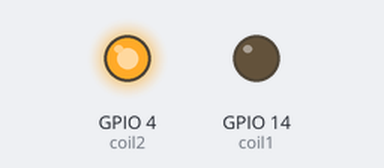
A sketch run on a simulated ESP8266 (NodeMCU). Shown: output pins drawn as LEDs (lit = HIGH). What the sketch prints to the serial monitor is not drawn.

Above: at 0.1 s.
At 1.1 s:
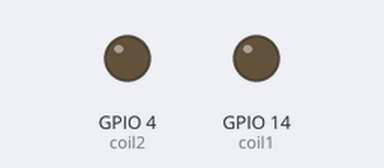
Timing chart, 0 to 2.6 s (numbered marks = the images above):
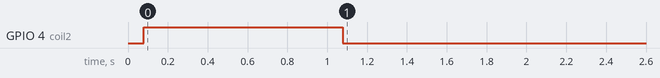

The sketch:

Flag_Controller.ino
```cpp
#include <ESP8266WiFi.h>                                                              //Needed for starting WiFi cnd configure it
#include <WiFiUDP.h>                                                                  //Needed for UDP protocol
#include <string.h>                                                                   //Needed to get string length
#include <stdlib.h>                                                                   //Needed for Converting String to INT

#define coil1 14                                                                      //Define what IO pins are connected to the coils of relays
#define coil2 4


unsigned int UDPPort = 2390;                                                          //UDP PORT
WiFiUDP Udp;                                                                          //Create instance of WiFiUDP

IPAddress local_IP(192,168,4,22);                                                     //Access Point IP
IPAddress gateway(192,168,4,22);                                                      //Access Point is itselft the gateway
IPAddress subnet(255,255,255,0);                                                      //IP Mask

int flag = 0;                                                                         //Beach's Flag State (1-Green|2-Yellow|3-Red)
float temp = 0;                                                                       //Temperature
int flag_a = 1;                                                                       //Previous Beach's Flag state


void setup() {
  Serial.begin(9600);                                                                 //Starting Serial Comunications with 9600 Baud Rate
  pinMode(coil1, OUTPUT);                                                             //Define coils as OUTPUTS
  pinMode(coil2, OUTPUT);

  WiFi.mode(WIFI_AP);                                                                 //Start WiFi mode as Access Point
  Serial.print("Configuring soft-AP ... ");
  Serial.println(WiFi.softAPConfig(local_IP, gateway, subnet) ? "Ready" : "Failed!"); //Configure Access point with the defined IP,Gateway and Mask
  Serial.print("Setting soft-AP ... ");
  Serial.println(WiFi.softAP("ESP8266_AP") ? "Ready" : "Failed!");                    //Start Access Point with the ID Vodafone-FA81A2
  Serial.print("Soft-AP IP address = ");
  Serial.println(WiFi.softAPIP());                                                    //Prints out the IP of the WiFi access point

  Udp.begin(UDPPort);                                                                 //Start UDP comunications with the port defined
}


void loop() {
  int packetSize = Udp.parsePacket();                                                 //Preparing UDP reading and get size of the packet received
  char buff[5] = {0};                                                                 //Buffer that will receive the packet

  if (packetSize){                                                                    //If there is a packet, store it in the Buffer
    Udp.read(buff, 5);
    Serial.print((String)"Buffer:"+buff+"\n");
  }

  if (strlen(buff) == 1){                                                             //If buffer string length is 1,
    flag = atoi(buff);                                                                //Converts String to INT and stores it on flag
  }
  else if (strlen(buff) == 3){                                                        //If buffer string length is 3,
    temp = (float)atoi(buff)/10;                                                      //Converts String to Float divide it by 10 and stores it on temp
  }

  Serial.print((String)"Temp: "+temp+"C\n");
  Serial.print((String)"Previous Flag: "+flag_a+"\n");
  Serial.print((String)"Flag: "+flag+"\n");

  if ((flag - flag_a) == 1){                                                          //Compare current flag state with previous flag state, if it needs to get to next flag motor, goes forward
    Serial.print("Forward\n");
    digitalWrite(coil1, 1);
    delay(1000);                                                                      //Time for the motor to move

  }
  else if((flag - flag_a) == -1){                                                     //Compare current flag state with previous flag state, if it needs to get to previous flag, motor goes backwards
    Serial.print("Backwards\n");
    digitalWrite(coil2, 1);
    delay(1000);                                                                      //Time for the motor to move

  }                                                                                   //Special cases for GREEN to RED and RED to Green
  else if ((flag - flag_a)== 2){                                                      //Compare current flag state with previous flag state, if it's on GREEN and it need's to be on RED, motor goes backwards
    Serial.print("Backwards\n");
    digitalWrite(coil2, 1);
    delay(1000);                                                                      //Time for the motor to move

  }
  else if ((flag - flag_a)== -2){                                                     //Compare current flag state with previous flag state, if it's on RED and it need's to be on GREEN, motor goes forward
    Serial.print("Forward\n");
    digitalWrite(coil1, 1);
    delay(1000);                                                                      //Time for the motor to move

  }
  digitalWrite(coil1, 0);                                                             //Stop de motor
  digitalWrite(coil2, 0);
  flag_a = flag;                                                                      //After all it's done declare previous flag state equals to current flag state
  Serial.print("\n");
}
```

Measured:
- by itself, GPIO 4 (coil2): LOW → HIGH at 0.08 s, → LOW 1.0 s later
